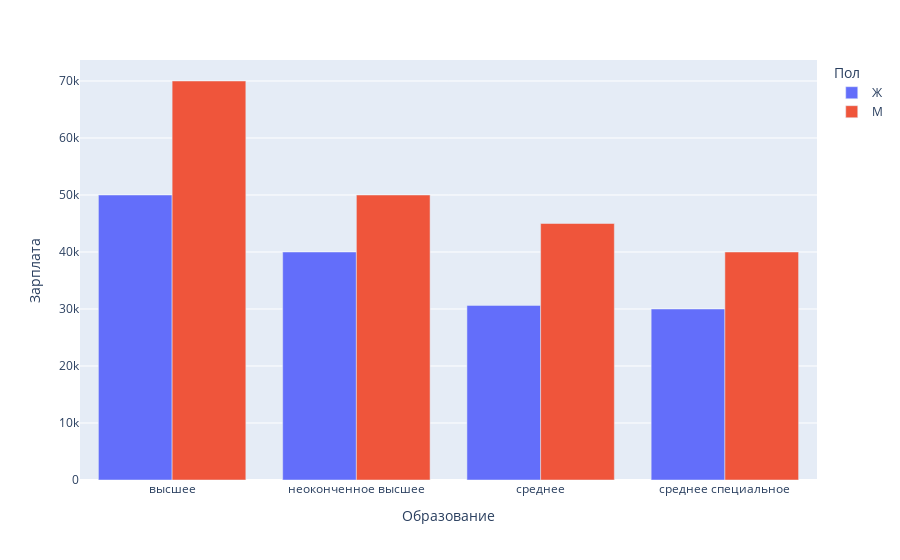

Notebook source saved alongside this figure:
### Markdown cell above
**Дополнительные баллы**

Для получения 2 дополнительных баллов по разведывательному анализу постройте еще два любых содержательных графика или диаграммы, которые помогут проиллюстрировать влияние признаков/взаимосвязь между признаками/распределения признаков. Приведите выводы по ним. Желательно, чтобы в анализе участвовали признаки, которые мы создавали ранее в разделе "Преобразование данных".

### Code cell
hh_data_edu = pd.pivot_table(
    hh_data,
    values="ЗП(руб)",
    index="Образование",
    columns="Пол",
    aggfunc="median"
)

edu_gender = px.bar(
    hh_data_edu,
    barmode="group",
)

edu_gender.update_yaxes(title="Зарплата")
edu_gender.show()
edu_gender.write_html("plotly/edu_gender.html")

### Figure 1 — Plotly figure (JSON) as saved in the notebook; plotly's stock layout.template omitted (floating-point values rounded to 4 significant figures)
{"data": [{"alignmentgroup": "True", "hovertemplate": "Пол=Ж<br>Образование=%{x}<br>value=%{y}<extra></extra>", "legendgroup": "Ж", "marker": {"color": "#636efa", "pattern": {"shape": ""}}, "name": "Ж", "offsetgroup": "Ж", "orientation": "v", "showlegend": true, "textposition": "auto", "type": "bar", "x": ["высшее", "неоконченное высшее", "среднее", "среднее специальное"], "xaxis": "x", "y": [50000, 40000, 30632, 30000], "yaxis": "y"}, {"alignmentgroup": "True", "hovertemplate": "Пол=М<br>Образование=%{x}<br>value=%{y}<extra></extra>", "legendgroup": "М", "marker": {"color": "#EF553B", "pattern": {"shape": ""}}, "name": "М", "offsetgroup": "М", "orientation": "v", "showlegend": true, "textposition": "auto", "type": "bar", "x": ["высшее", "неоконченное высшее", "среднее", "среднее специальное"], "xaxis": "x", "y": [70000, 50000, 45000, 40000], "yaxis": "y"}], "layout": {"barmode": "group", "legend": {"title": {"text": "Пол"}, "tracegroupgap": 0}, "margin": {"t": 60}, "xaxis": {"anchor": "y", "domain": [0, 1], "title": {"text": "Образование"}}, "yaxis": {"anchor": "x", "domain": [0, 1], "title": {"text": "Зарплата"}}}}
